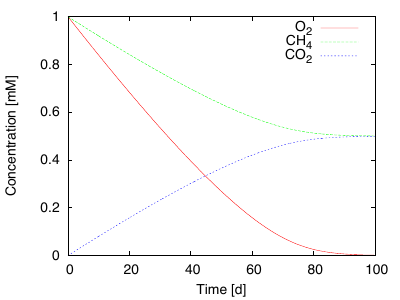

This figure's gnuplot source:
set terminal postscript eps size 4, 3 enhanced color font 'Helvetica, 20' lw 1 
set output 'fig.eps'
set style line 1 lt 1 lw 3 lc rgb "blue"
set style line 2 lt 2 lw 3 lc rgb "red"
set style line 3 lt 3 lw 3 lc rgb "green"
set style line 4 lt 4 lw 3 lc rgb "violet"

set xrange[0:100]
set yrange[0:1]
set xlabel 'Time [d]' 
set ylabel 'Concentration [mM]' 
plot 'ch4os-obs-0.tec' using 1:($2*1000) title 'O_2' with lines, \
     'ch4os-obs-0.tec' using 1:($3*1000) title 'CH_4' with lines, \
     'ch4os-obs-0.tec' using 1:($4*1000) title 'CO_2' with lines


